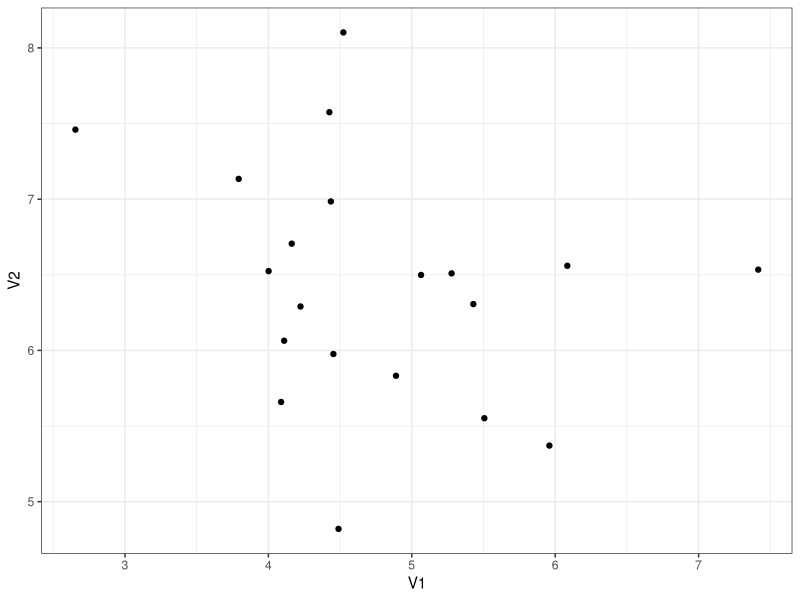
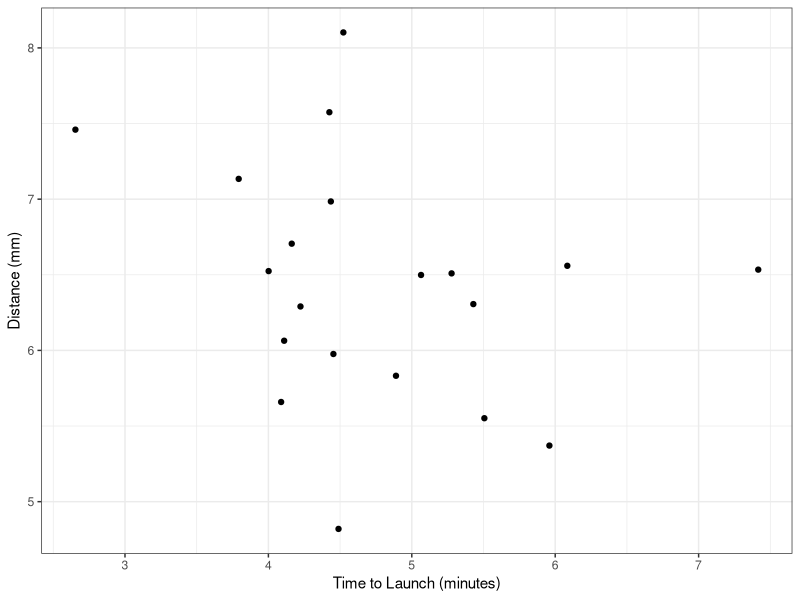

These charts were generated, in order, by the following R code:
## ---- chunk 1
# load any necessary packages here
library(tidyverse)
## ---- chunk 2
my_data <- as.data.frame(cbind(c(3, 5, 7, 9), c(1, 2, 3, 4)))
## ---- chunk 3
#this is my poorly formatted comment
test<-c(1,2,3,10)#this is my poorly formatted comment and code
thisisavariablename <- cbind(c(3, 5, 7, 9), c(1, 2, 3, 4), c(2, 4, 6, 8), c(10, 8, 6, 4))#this is my poorly formatted comment and code
## ---- chunk 4
# this is my properly formatted comment
test <- c(1, 2, 3, 10)  # this is my properly formatted comment and code
this_is_a_variable_name <- cbind(c(3, 5, 7, 9), 
                                 c(1, 2, 3, 4), 
                                 c(2, 4, 6, 8), 
                                 c(10, 8, 6, 4))  
# above is properly formatted code (does not exceed 80 lines)
## ---- chunk 5
set.seed(1234)
my_plot_data <- as.data.frame(cbind(rnorm(20, 5, 1), rnorm(20, 7, 1)))

ggplot(data = my_plot_data) +
  theme_bw() +  # I, personally, like this theme
  geom_point(mapping = aes(x = V1, y = V2))
# this plot is bad because it does not have meaningful x- and y-axis labels - we have no idea what
#     this plots is trying to show.
## ---- chunk 6
ggplot(data = my_plot_data) +
  geom_point(mapping = aes(x = V1, y = V2)) +
  theme_bw() +  # I, personally, like this theme
  xlab("Time to Launch (minutes)") +
  ylab("Distance (mm)") 
